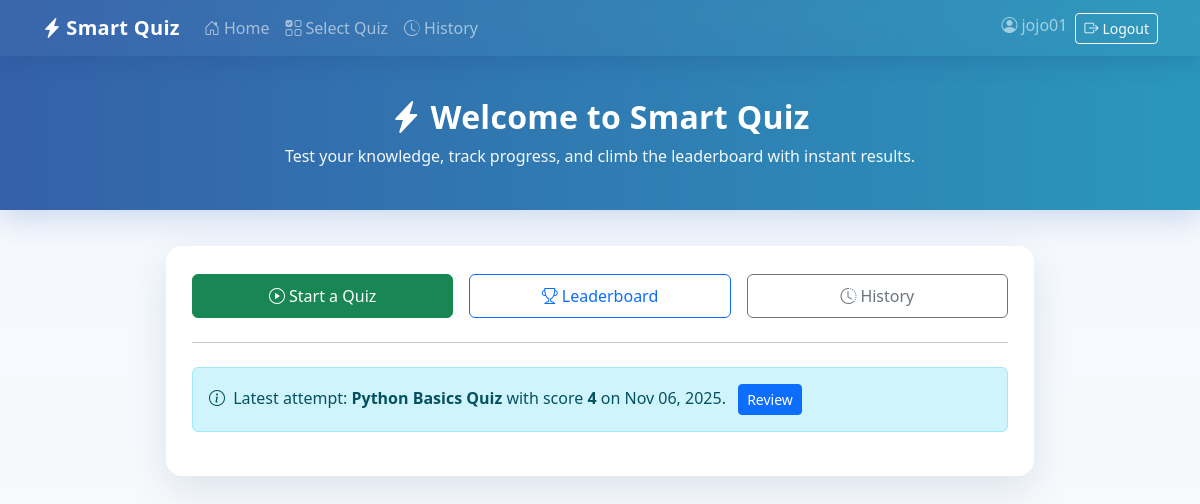
Page /quiz/ (signed in) on the committed database.
### quiz/models.py (models this page shows, shortened)
class QuizAttempt(models.Model):
    user = models.ForeignKey(User, on_delete=models.CASCADE, related_name="attempts")
    quiz = models.ForeignKey(Quiz, on_delete=models.CASCADE, related_name="attempts")
    score = models.IntegerField(default=0)
    date_completed = models.DateTimeField(auto_now_add=True)
    started_at = models.DateTimeField(null=True, blank=True)  # optional timer
    duration_seconds = models.IntegerField(default=600)       # default duration 10min

class Quiz(models.Model):
    title = models.CharField(max_length=200, unique=True)
    description = models.TextField(blank=True)
    class Meta:
        verbose_name_plural = "Quizzes"

### quiz/views.py (the view)
# urls.py: path('', views.home, name='home'),
@login_required
def home(request):
    latest_attempt = QuizAttempt.objects.filter(user=request.user).order_by('-date_completed').first()
    return render(request, 'quiz/home.html', {'latest_attempt': latest_attempt})

### quiz/templates/quiz/home.html (shortened to what this page needs)
<!DOCTYPE html>
<html>
<head>
  <link href="https://cdn.jsdelivr.net/npm/bootstrap@5.3.3/dist/css/bootstrap.min.css" rel="stylesheet">
  <link href="https://cdn.jsdelivr.net/npm/bootstrap-icons@1.11.3/font/bootstrap-icons.css" rel="stylesheet">
</head>
<body>
  {% include 'partials/navbar.html' %}
  {% include 'partials/messages.html' %}
  {% if not user.is_staff %}
    <section class="sq-hero">
      <div class="container text-center">
        <h1 class="h2 mb-2"><i class="bi bi-lightning-charge-fill me-2"></i>Welcome to Smart Quiz</h1>
        <p class="mb-0">Test your knowledge, track progress, and climb the leaderboard with instant results.</p>
      </div>
    </section>
  {% endif %}
  <div class="sq-section">
    <div class="sq-card text-center">
      {% if user.is_staff %}
        <div class="d-grid gap-3 mb-3">
          <a class="btn btn-primary" href="/admin/">
            <i class="bi bi-gear me-1"></i>Admin dashboard
          </a>
          <a class="btn btn-outline-primary" href="{% url 'history' %}">
            <i class="bi bi-clipboard2-check me-1"></i>Attempts (all users)
          </a>
        </div>
        <div class="row g-2 justify-content-center">
          <div class="col-auto">
            <a href="/admin/quiz/quiz/" class="btn btn-link px-2">Manage Quizzes</a>
          </div>
          <div class="col-auto">
            <a href="/admin/auth/user/" class="btn btn-link px-2">Manage Users</a>
          </div>
        </div>
      {% else %}
        <div class="sq-actions row g-3">
          <div class="col-12 col-md-4">
            <a class="btn btn-success w-100" href="{% url 'quiz_select' %}">
              <i class="bi bi-play-circle me-1"></i>Start a Quiz
            </a>
          </div>
          <div class="col-12 col-md-4">
            <a class="btn btn-outline-primary w-100" href="/quiz/leaderboard/1/">
              <i class="bi bi-trophy me-1"></i>Leaderboard
            </a>
          </div>
          <div class="col-12 col-md-4">
            <a class="btn btn-outline-secondary w-100" href="{% url 'history' %}">
              <i class="bi bi-clock-history me-1"></i>History
            </a>
          </div>
        </div>
        <hr class="my-4">
        {% if latest_attempt %}
          <div class="alert alert-info text-start" role="alert">
            <i class="bi bi-info-circle me-1"></i>
            Latest attempt: <strong>{{ latest_attempt.quiz.title }}</strong> with score <strong>{{ latest_attempt.score }}</strong> on {{ latest_attempt.date_completed|date:"M d, Y" }}.
            <a href="{% url 'attempt_detail' latest_attempt.id %}" class="btn btn-sm btn-primary ms-2">Review</a>
          </div>
        {% else %}
          <p class="text-muted mb-0">You haven't attempted any quizzes yet. Start your first quiz now.</p>
        {% endif %}
      {% endif %}
    </div>
  </div>
</body>
</html>

### templates/partials/navbar.html (shortened to what this page needs)
<nav class="navbar navbar-expand-lg navbar-dark sq-glass">
  <div class="container">
    <a class="navbar-brand fw-bold sq-brand" href="{% url 'home' %}">
      <i class="bi bi-lightning-charge-fill me-1"></i>Smart Quiz
    </a>
    <div class="collapse navbar-collapse" id="sqNav">
      <ul class="navbar-nav me-auto mb-2 mb-lg-0">
        <li class="nav-item">
          <a class="nav-link" href="{% url 'home' %}"><i class="bi bi-house-door me-1"></i>Home</a>
        </li>
        {% if user.is_staff %}
          <li class="nav-item">
            <a class="nav-link" href="/admin/"><i class="bi bi-gear me-1"></i>Admin</a>
          </li>
        {% else %}
          <li class="nav-item">
            <a class="nav-link" href="{% url 'quiz_select' %}"><i class="bi bi-ui-checks-grid me-1"></i>Select Quiz</a>
          </li>
          <li class="nav-item">
            <a class="nav-link" href="{% url 'history' %}"><i class="bi bi-clock-history me-1"></i>History</a>
          </li>
        {% endif %}
      </ul>
      <ul class="navbar-nav ms-auto">
        {% if user.is_authenticated %}
          <li class="nav-item">
            <span class="navbar-text me-2"><i class="bi bi-person-circle me-1"></i>{{ user.username }}</span>
          </li>
          <li class="nav-item">
            <form action="{% url 'logout' %}" method="post" class="d-inline">
              <button type="submit" class="btn btn-sm btn-outline-light">
                <i class="bi bi-box-arrow-right me-1"></i>Logout
              </button>
            </form>
          </li>
        {% else %}
          <li class="nav-item">
            <a class="btn btn-sm btn-light" href="{% url 'login' %}">
              <i class="bi bi-box-arrow-in-right me-1"></i>Login
            </a>
          </li>
        {% endif %}
      </ul>
    </div>
  </div>
</nav>

### quiz/templates/quiz/home.html (style rules this page uses)
:root { --sq-primary: #2050a0; --sq-accent: #148cb4; --sq-card-bg: #ffffff; --sq-bg-grad: linear-gradient(180deg, #f4f8ff 0%, #f7fafc 100%); }
body { background: var(--sq-bg-grad); }
.sq-hero { background: linear-gradient(90deg, rgba(32,80,160,.90), rgba(20,140,180,.90)); color:#fff; padding: 42px 0; box-shadow: 0 10px 28px rgba(32,80,160,.18); }
.sq-hero h1 { font-weight: 800; letter-spacing: .3px; }
.sq-hero p { opacity: .95; }
.sq-section { max-width: 900px; margin: 36px auto 56px; padding: 0 16px; }
.sq-card { background: var(--sq-card-bg); border-radius: 16px; box-shadow: 0 14px 40px rgba(40,69,124,.12); padding: 28px 26px; animation: fadeInUp .55s ease both; }
.sq-actions .btn { height: 44px; display: inline-flex; align-items: center; justify-content: center; }

### templates/partials/navbar.html (style rules this page uses)
.sq-glass { background: linear-gradient(90deg, rgba(32,80,160,.88), rgba(20,140,180,.88)); backdrop-filter: saturate(140%) blur(10px); -webkit-backdrop-filter: saturate(140%) blur(10px); box-shadow: 0 8px 20px rgba(28, 67, 130, .18); }
.sq-brand { letter-spacing: .3px; }

### rows in the picture
QuizAttempt: quiz "Python Basics Quiz", score "4", date_completed "Nov 06, 2025"

### other values in the picture
{{ user.username }} "jojo01"
